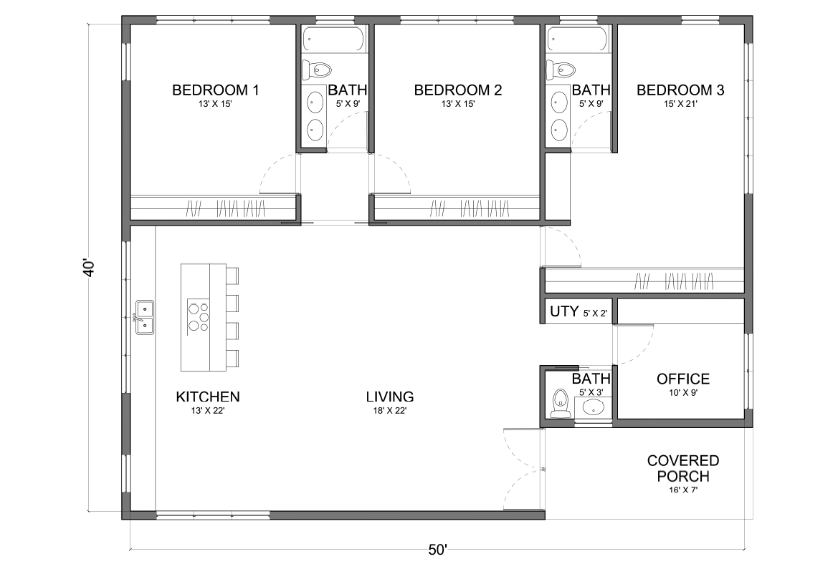
#> input picture fixtures/benchmarks/plan_01.png, 824 x 582 px; its folder holds only this picture in this run
$ python run_electrical_benchmark.py ../fixtures/benchmarks
#> lines starting #> are read from the running program, lines starting #| are printed output that depends on the picture; after the words box and inside, x2 and y2 are one past the last pixel; in counts of white or black regions, pixels touching at a corner belong together
### benchmarks/electrical_expectations.py
"""Broad electrical-intent expectations used only by the benchmark.

These are omission-detection expectations, not electrical-code compliance
rules and never feed the production rule engine.
"""

from __future__ import annotations

from typing import Any


EXPECTATIONS: dict[str, dict[str, Any]] = {
    "bedroom": {"expected": {"lighting", "fan", "switch", "socket", "ac"}},
    "living": {"expected": {"lighting", "fan", "switch", "socket", "ac"}},
    "dining": {"expected": {"lighting", "switch", "socket"}},
    "kitchen": {"expected": {"lighting", "switch", "socket", "power", "exhaust"}},
    "bathroom": {"expected": {"lighting", "switch", "exhaust"}},
    "office": {"expected": {"lighting", "fan", "switch", "socket", "data", "ac"}},
    "study": {"expected": {"lighting", "fan", "switch", "socket", "data"}},
    "store": {"expected": {"lighting", "switch", "socket"}},
    "verandah": {"expected": {"lighting", "switch"}},
    "corridor": {"expected": {"lighting", "switch"}},
    "staircase": {"expected": {"lighting", "switch"}},
    "lobby": {"expected": {"lighting", "switch"}},
    "garage": {"expected": {"lighting", "switch", "socket"}},
    "balcony": {"expected": {"lighting", "switch"}},
    "puja_room": {"expected": {"lighting", "switch"}},
    "servant_room": {"expected": {"lighting", "fan", "switch", "socket"}},
}


COMPONENT_CATEGORIES = {
    "ceiling_light": "lighting", "emergency_light": "lighting",
    "ceiling_fan": "fan", "exhaust_fan": "exhaust",
    "switch_1way": "switch", "switch_2way": "switch",
    "outlet_5pin": "socket", "outlet_2pin": "socket",
    "ac_point": "ac", "tv_point": "data", "wifi_point": "data",
    "fridge_point": "power", "chimney_point": "power",
    "ro_point": "power", "microwave_point": "power",
    "washing_point": "power", "geyser_point": "power",
    "doorbell_point": "bell", "db": "db",
}


def validate_expectations(schema: dict[str, dict[str, Any]] = EXPECTATIONS) -> list[str]:
    valid = set(COMPONENT_CATEGORIES.values())
    errors = []
    for room_type, value in schema.items():
        expected = value.get("expected")
        if not isinstance(expected, set) or not expected:
            errors.append(f"{room_type}: expected must be a non-empty set")
        elif not expected <= valid:
            errors.append(f"{room_type}: invalid categories {sorted(expected - valid)}")
    return errors


def expectation_for(room_type: str) -> set[str]:
    return set(EXPECTATIONS.get(room_type, {}).get("expected", set()))


def category_for(component_id: str) -> str | None:
    return COMPONENT_CATEGORIES.get(component_id)

### core/cv_analyzer.py
"""
cv_analyzer.py  v3  —  LOCAL CV Floor Plan Analyzer
====================================================
Honest architecture:
  - Wall detection: Canny + OTSU + morphological closing (works well)
  - Room regions: connected components on inverted wall mask (works well)
  - OCR: attempted, used when it works, skipped gracefully when it fails
  - Scale: from user-provided dimensions (best) or image proportions (fallback)
  - Room type: from OCR if available, else size heuristics
  - Doors/windows: wall gap detection
  - All sizes/positions in metres
"""

import cv2
import numpy as np
import re
from pathlib import Path

from .openings import extract_opening_candidates
from .openings_v2 import extract_opening_candidates_v2

try:
    import pytesseract
    OCR_AVAILABLE = True
except ImportError:
    OCR_AVAILABLE = False

# ── CONSTANTS ────────────────────────────────────────────────────────────────
DIM_RE      = re.compile(r'(\d+\.?\d*)\s*[xX×]\s*(\d+\.?\d*)')
MIN_ROOM_PX = 1800
MAX_FRAC    = 0.87
DEFAULT_W   = 12.0

ROOM_KEYWORDS = {
    "bed":"bedroom","bedroom":"bedroom","sleeping":"bedroom",
    "kitchen":"kitchen","kitch":"kitchen",
    "bath":"bathroom","toilet":"bathroom","wc":"bathroom",
    "w.c":"bathroom","w/c":"bathroom","lavatory":"bathroom",
    "living":"living","hall":"living","lounge":"living","drawing":"living",
    "dining":"dining",
    "varand":"verandah","veranda":"verandah","porch":"verandah",
    "balcon":"balcony","terrace":"balcony",
    "stair":"staircase","staircase":"staircase",
    "store":"store","storage":"store","utility":"store",
    "garage":"garage","parking":"garage",
    "puja":"puja_room","pooja":"puja_room","mandir":"puja_room",
    "office":"office","study":"study",
    "lobby":"lobby","foyer":"lobby","entrance":"lobby",
    "passage":"corridor","corridor":"corridor",
    "servant":"servant_room","maid":"servant_room",
}


# ═════════════════════════════════════════════════════════════════════════════
#  ENTRY POINT
# ═════════════════════════════════════════════════════════════════════════════
def analyze_floor_plan(image_path: str,
                       known_width_m : float = None,
                       known_height_m: float = None,
                       opening_detector: str = "v1") -> dict:
#> called with image_path = '../fixtures/benchmarks/plan_01.png', opening_detector = 'v3'
    warnings = []
    img = cv2.imread(str(image_path))
#> img is the input picture: shape (582, 824, 3); min 0, max 255, mean 243.9
    if img is None:
        return {"success":False,"error":f"Cannot load: {image_path}"}

    H, W = img.shape[:2]
    print(f"[CV] Image: {W}×{H}px")
#| [CV] Image: 824×582px

    # 1. Preprocess
    gray, binary = preprocess(img)

    # 2. Wall mask with tuned kernel for this plan size
    wall_mask = make_wall_mask(binary, W, H)

    # 3. Find enclosed room regions
    raw_regions = find_room_regions(wall_mask, W, H)
    regions, space_candidates = classify_space_candidates(
        raw_regions, binary, wall_mask, W, H)
    print(f"[CV] Regions found: {len(regions)}")

    # 4. OCR — attempt, use if successful, skip if not
    ocr_labels = []
    if OCR_AVAILABLE:
        ocr_labels = attempt_ocr(gray, W, H)
        print(f"[OCR] Labels read: {len(ocr_labels)}")

    # 5. Scale: user input > OCR calibration > image proportion
    if known_width_m:
        scale   = known_width_m  / W
        scale_y = (known_height_m / H) if known_height_m else scale
    else:
        scale = _calibrate_scale(ocr_labels, regions, W)
        if scale is None:
            scale = DEFAULT_W / W
            warnings.append(
                f"Width assumed {DEFAULT_W}m — enter actual building width for accurate wire lengths")
        scale_y = scale
    print(f"[Scale] {scale:.5f} m/px")

    # 6. Build room objects
    rooms = build_rooms(regions, ocr_labels, scale, scale_y, H, W, wall_mask, warnings)

    # 7. Elements (CCTV cameras etc.)
    elements = detect_elements(img, gray, scale, H)

    # 8. Opening candidates are additive; legacy room openings remain intact.
    if opening_detector in ("v2", "v3"):
        opening_candidates, opening_debug = extract_opening_candidates_v2(
            wall_mask, binary, regions, scale_x_m_per_px=scale,
            scale_y_m_per_px=scale_y, W=W, H=H,
            symbol_aware=opening_detector == "v3")
    else:
        opening_candidates = extract_opening_candidates(
            wall_mask, regions, scale_x_m_per_px=scale, scale_y_m_per_px=scale_y)
        opening_debug = {"raw_proposals": len(opening_candidates),
                         "deduplicated_proposals": len(opening_candidates),
                         "final_candidates": len(opening_candidates)}

    # 9. Confidence
    n_ocr = sum(1 for r in rooms if r["name"] != "unknown")
    conf  = min(0.92, 0.45 + 0.07*len(rooms) + 0.05*n_ocr)

    return {
        "success": True,
        "data": {
            "plan_type"        : "local_cv",
            "confidence"       : round(conf, 2),
            "unit"             : "metres",
            "site"             : {
                "total_width" : round(W * scale,   1),
                "total_height": round(H * scale_y, 1),
                "has_compound": False,
            },
            "rooms"            : rooms,
            "space_candidates" : space_candidates,
            "detected_elements": elements,
            "opening_candidates": opening_candidates,
            "opening_detector": opening_detector,
            "electrical_hints" : [],
            "warnings"         : warnings,
            "_debug"           : {
                "image_px"     : f"{W}×{H}",
                "scale_mppx"   : round(scale, 5),
                "regions_found": len(regions),
                "raw_regions_found": len(raw_regions),
                "ocr_labels"   : len(ocr_labels),
                "rooms_final"  : len(rooms),
                "opening_candidates": len(opening_candidates),
                "opening_proposals": opening_debug,
            },
        }
    }


# ═════════════════════════════════════════════════════════════════════════════
#  1. PREPROCESS
# ═════════════════════════════════════════════════════════════════════════════
def preprocess(img):
    gray = cv2.cvtColor(img, cv2.COLOR_BGR2GRAY)
    if np.mean(gray) < 100:          # dark background (blueprint)
        gray = cv2.bitwise_not(gray)

    # CLAHE for local contrast
    clahe    = cv2.createCLAHE(clipLimit=2.5, tileGridSize=(8,8))
    enhanced = clahe.apply(gray)

    denoised = cv2.fastNlMeansDenoising(enhanced, h=8)

    # OTSU
    _, otsu = cv2.threshold(denoised, 0, 255,
                             cv2.THRESH_BINARY_INV + cv2.THRESH_OTSU)
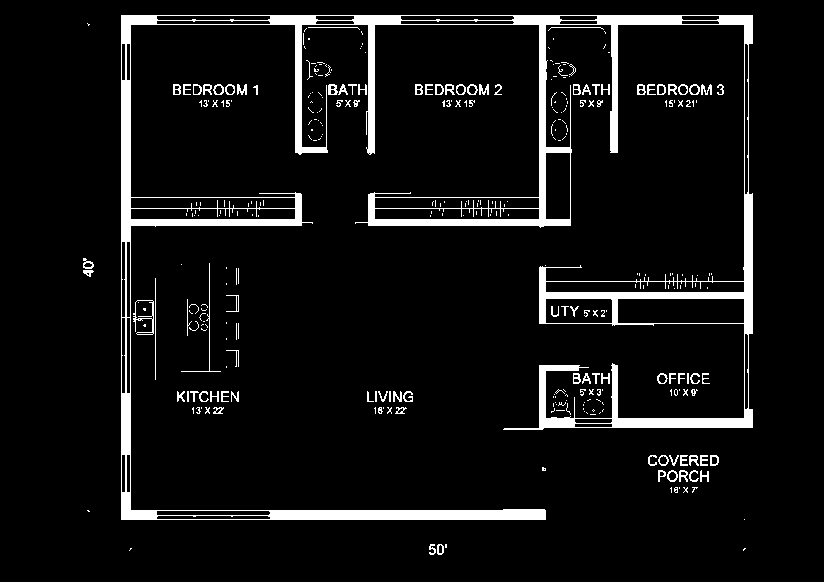
#> otsu: shape (582, 824); 6.8% white; 324 white regions (221 under 20 px), largest, box (x1, y1, x2, y2) and area: (121, 15, 753, 520) 26939, (133, 300, 154, 335) 194, (181, 263, 221, 372) 155
    # Canny edges (catches thin internal walls that OTSU misses)
    canny   = cv2.Canny(denoised, 15, 60)
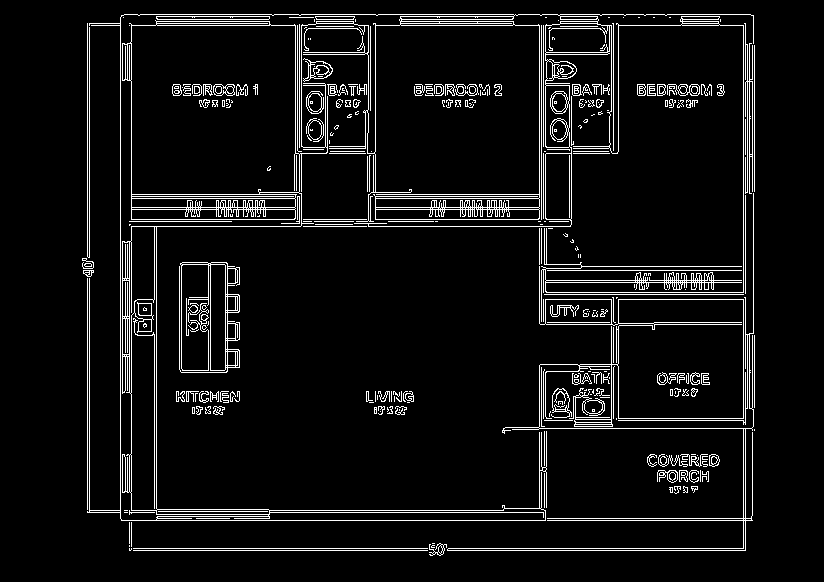
#> canny: shape (582, 824); 6.6% white in thin lines or dots, all inside (x1, y1, x2, y2) = (82, 14, 755, 556)

    binary  = cv2.bitwise_or(otsu, canny)
#> binary: shape (582, 824); 11.9% white; 145 white regions (36 under 20 px), largest, box (x1, y1, x2, y2) and area: (87, 14, 754, 551) 46106, (179, 262, 240, 373) 1883, (658, 454, 708, 467) 401
    return gray, binary


# ═════════════════════════════════════════════════════════════════════════════
#  2. WALL MASK
# ═════════════════════════════════════════════════════════════════════════════
def make_wall_mask(binary, W, H):
    # Structural walls are long, mostly horizontal/vertical strokes.  Isolate
    # them before closing gaps so furniture outlines, text and sanitary
    # symbols do not become miniature room boundaries.
#> called with W = 824, H = 582
    short_side = min(W, H)
    line_len = max(18, int(short_side * 0.035))
    h_lines = cv2.morphologyEx(binary, cv2.MORPH_OPEN,
                               cv2.getStructuringElement(cv2.MORPH_RECT, (line_len, 1)))
#> h_lines: shape (582, 824); 5.6% white; 57 white regions, largest, box (x1, y1, x2, y2) and area: (90, 14, 755, 26) 6467, (88, 508, 547, 521) 4596, (504, 417, 755, 430) 2401
    v_lines = cv2.morphologyEx(binary, cv2.MORPH_OPEN,
                               cv2.getStructuringElement(cv2.MORPH_RECT, (1, line_len)))
#> v_lines: shape (582, 824); 4.3% white; 45 white regions, largest, box (x1, y1, x2, y2) and area: (120, 15, 132, 522) 5396, (743, 15, 754, 552) 3714, (365, 15, 376, 228) 1590
    structural = cv2.bitwise_or(h_lines, v_lines)
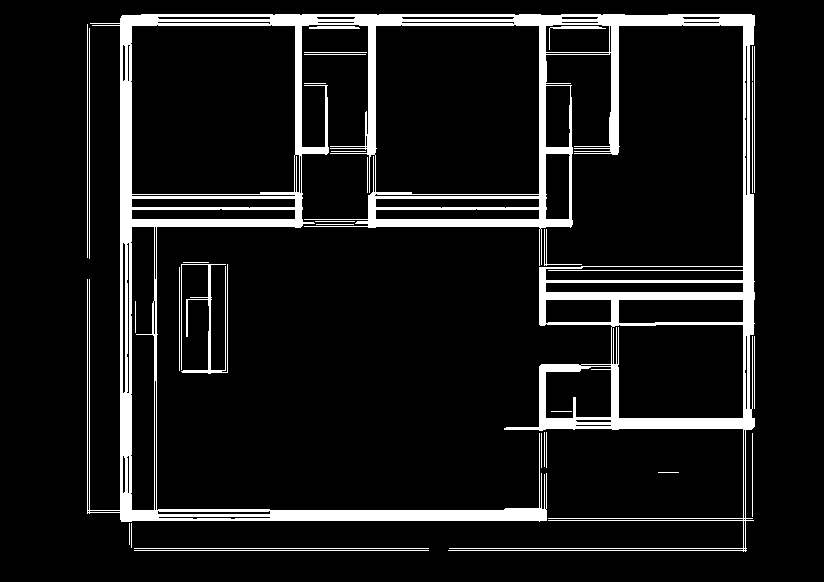
#> structural: shape (582, 824); 9.5% white; 31 white regions, largest, box (x1, y1, x2, y2) and area: (87, 14, 755, 552) 41933, (181, 264, 228, 374) 901, (134, 548, 429, 549) 295

    # Scale closing relative to the rendered plan, with a smaller dilation than
    # the legacy mask.  Door gaps are sealed for flood/CC segmentation while
    # thin real partitions remain represented by their long line support.
    plan_diag = (W * W + H * H) ** 0.5
    kern_sz = max(3, min(9, int(plan_diag / 120)))
    k_close = cv2.getStructuringElement(cv2.MORPH_RECT, (kern_sz, kern_sz))
    k_dil = cv2.getStructuringElement(cv2.MORPH_RECT, (max(2, kern_sz // 2), max(2, kern_sz // 2)))
    closed = cv2.morphologyEx(structural, cv2.MORPH_CLOSE, k_close, iterations=2)
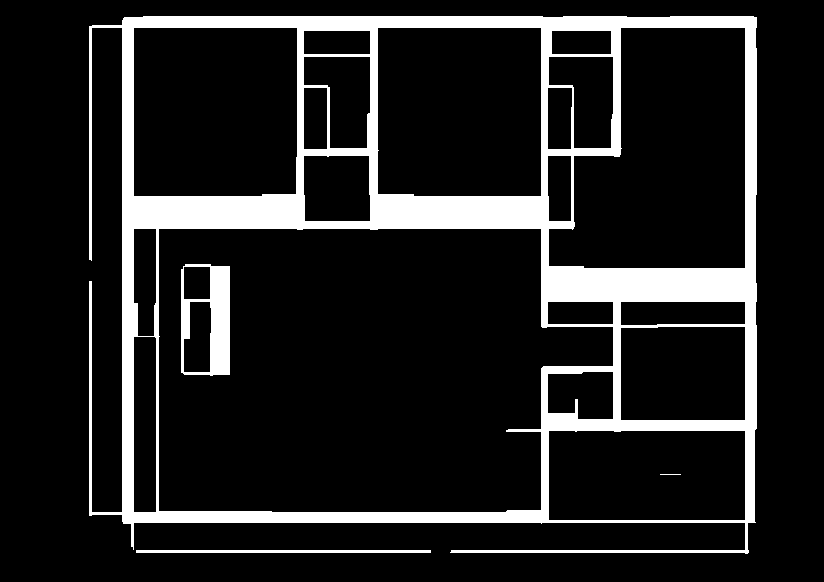
#> closed: shape (582, 824); 13.6% white; 4 white regions, box (x1, y1, x2, y2) and area: (89, 16, 757, 554) 61326, (181, 264, 230, 376) 2930, (136, 550, 431, 553) 885, (660, 474, 681, 475) 21
    wall = cv2.dilate(closed, k_dil, iterations=1)
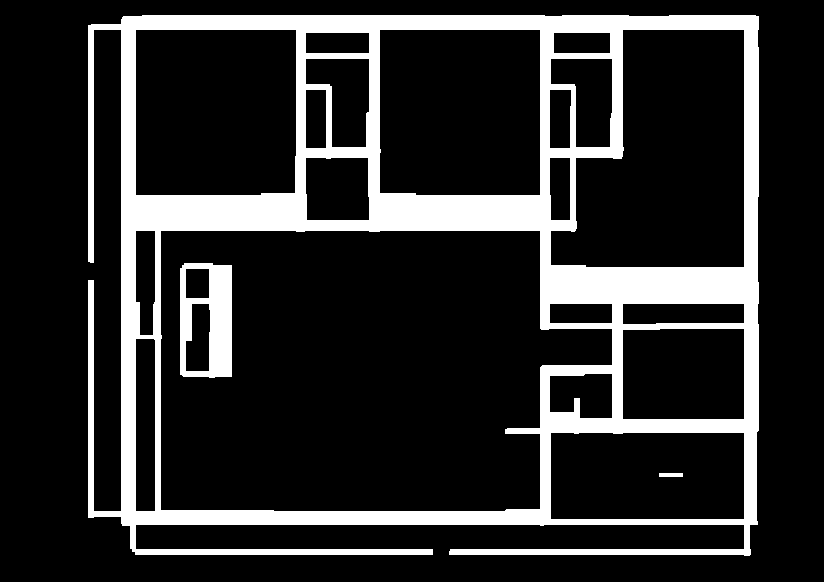
#> wall: shape (582, 824); 17.7% white; 3 white regions, box (x1, y1, x2, y2) and area: (88, 15, 759, 556) 80874, (180, 263, 232, 378) 3869, (659, 473, 683, 477) 96

    # Remove tiny noise blobs
    nb, out, stats, _ = cv2.connectedComponentsWithStats(wall, connectivity=8)
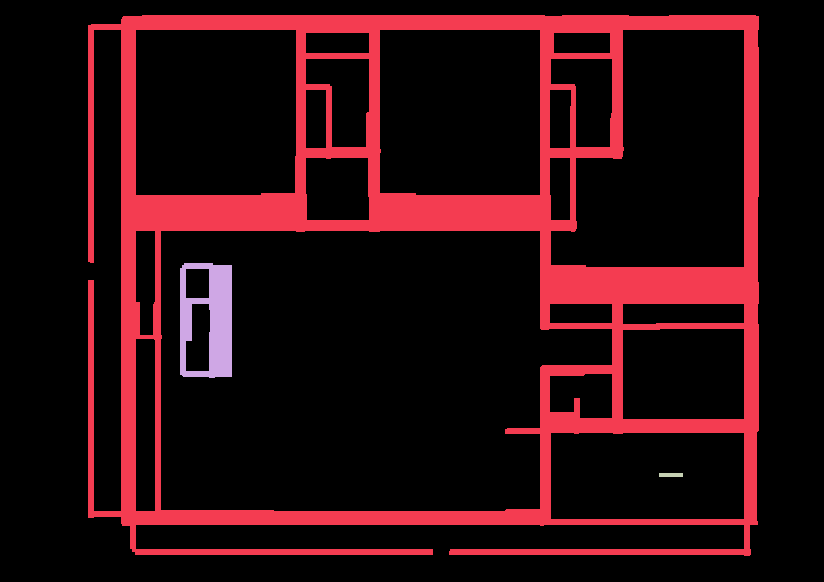
#> out: shape (582, 824) int32; 4 distinct labels, from 0 to 3; one colour per label, 0 black
#> nb = 4; stats = [[0, 0, 824, 582, 394729], [88, 15, 671, 541, 80874], [180, 263, 52, 115, 3869], [659, 473, 24, 4, 96]]
    result = np.zeros_like(wall)
    min_sz = H * W * 0.0002
    for i in range(1, nb):
        if stats[i, cv2.CC_STAT_AREA] >= min_sz:
            result[out == i] = 255
    return result


# ═════════════════════════════════════════════════════════════════════════════
#  3. ROOM REGIONS
# ═════════════════════════════════════════════════════════════════════════════
def find_room_regions(wall_mask, W, H):
#> called with W = 824, H = 582
    floor = cv2.bitwise_not(wall_mask)

    # Strip the drawing/page border. The actual plan is normally inset from it.
    bw = max(3, W//60)
    bh = max(3, H//60)
    floor[:bh, :]=0; floor[-bh:,:]=0
    floor[:,:bw]=0;  floor[:,-bw:]=0
#> after `floor[:, -bw:] = 0`:
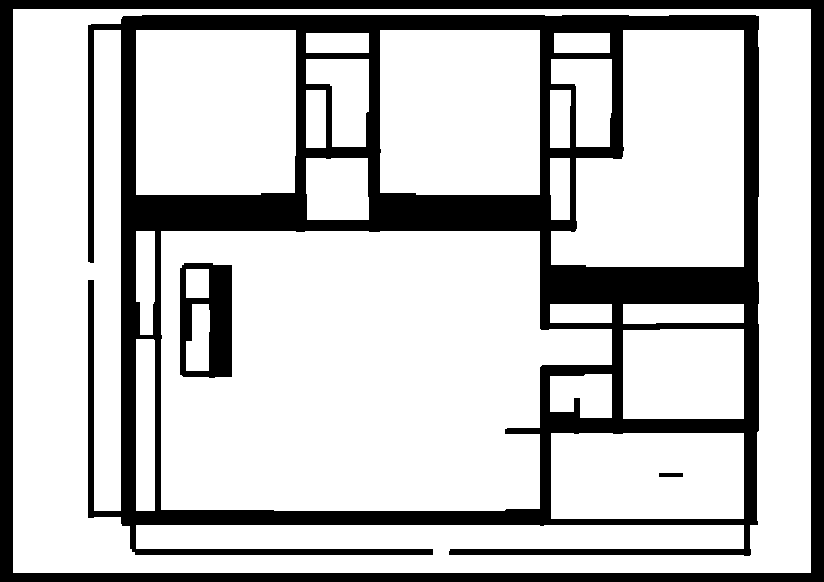
#> floor: shape (582, 824); 76.2% white; 4 black regions, box (x1, y1, x2, y2) and area: (88, 15, 759, 556) 80874, (0, 0, 824, 582) 29496, (180, 263, 232, 378) 3869, (659, 473, 683, 477) 96

    num, labels, stats, centroids = cv2.connectedComponentsWithStats(
        floor, connectivity=4)
#> labels: shape (582, 824) int32; 23 distinct labels, from 0 to 22
#> num = 23; stats = 23 rows, first 6: [0, 0, 824, 582, 114335], [13, 9, 798, 564, 117989], [136, 30, 160, 165, 26293], [380, 30, 160, 165, 26324], [551, 30, 193, 237, 34606], [306, 33, 63, 20, 1260]; centroids = 23 rows, first 8: [422.6, 271.8], [342.8, 340.4], [215.2, 111.7], [459.7, 111.8], [667.7, 159.8], [337, 42.5], [581.5, 42.5], [344.1, 96.37]
#> (the rest of the program and of its run is left out)
